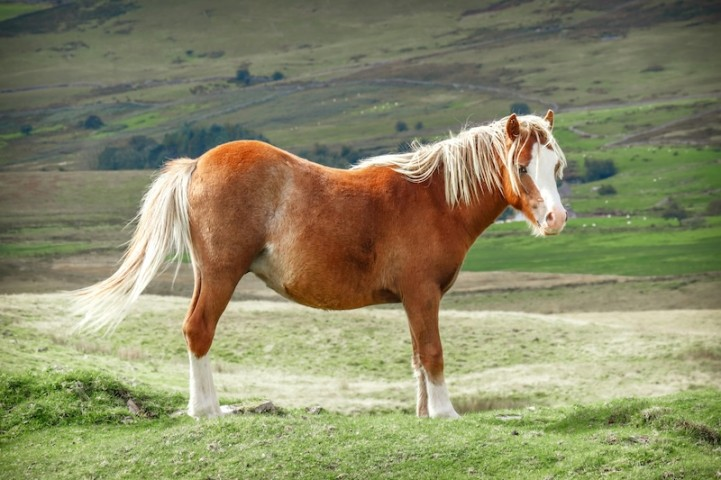
#> input picture Horse.jpg, 721 x 480 px, found by its file name
$ python Jawaban_no_2b.py
#> lines starting #> are read from the running program, lines starting #| are printed output that depends on the picture
import imageio.v3 as img
import numpy as np
import matplotlib.pyplot as plt

def rotateImage(image, degree, pivot='center'):
    radian_deg = np.radians(degree)
    cos_deg, sin_deg = np.cos(radian_deg), np.sin(radian_deg)
    height, width = image.shape[:2]
    max_dim = int(np.sqrt(height**2 + width**2))

    # Menangani gambar RGB (tanpa Alpha Channel)
    if image.shape[-1] == 3:
        extended_image = np.zeros((max_dim, max_dim, 3), dtype=image.dtype)
    else:
        extended_image = np.zeros((max_dim, max_dim, 4), dtype=image.dtype)

    if pivot == 'center':
        origin_y, origin_x = height // 2, width // 2
        offset_y, offset_x = max_dim // 2, max_dim // 2
    elif pivot == 'top-left':
        origin_y, origin_x = 0, 0
        offset_y, offset_x = 0, 0
    else:
        raise ValueError("Pivot must be either 'center' or 'top-left'")

    for y in range(-origin_y, height - origin_y):
        for x in range(-origin_x, width - origin_x):
            newX = int(cos_deg * x - sin_deg * y) + offset_x
            newY = int(sin_deg * x + cos_deg * y) + offset_y
            if 0 <= newX < max_dim and 0 <= newY < max_dim:
                extended_image[newY, newX] = image[y + origin_y, x + origin_x]

    return extended_image

# Mengganti path ke file gambar Anda
image_path = 'D:/Kampus/SEMESTER 5/Pengolahan Citra Digital/Sesi 5 & 6/Horse.jpg'
# Membaca gambar
image = img.imread(image_path)
#> image is the input picture: shape (480, 721, 3); mean R, G, B 138.5, 138.3, 104.2

# Rotasi gambar
rotated_image_center = rotateImage(image, 45, pivot='center')
#> after the loop in rotateImage, `for y in range(-origin_y, height - origin_y):`:
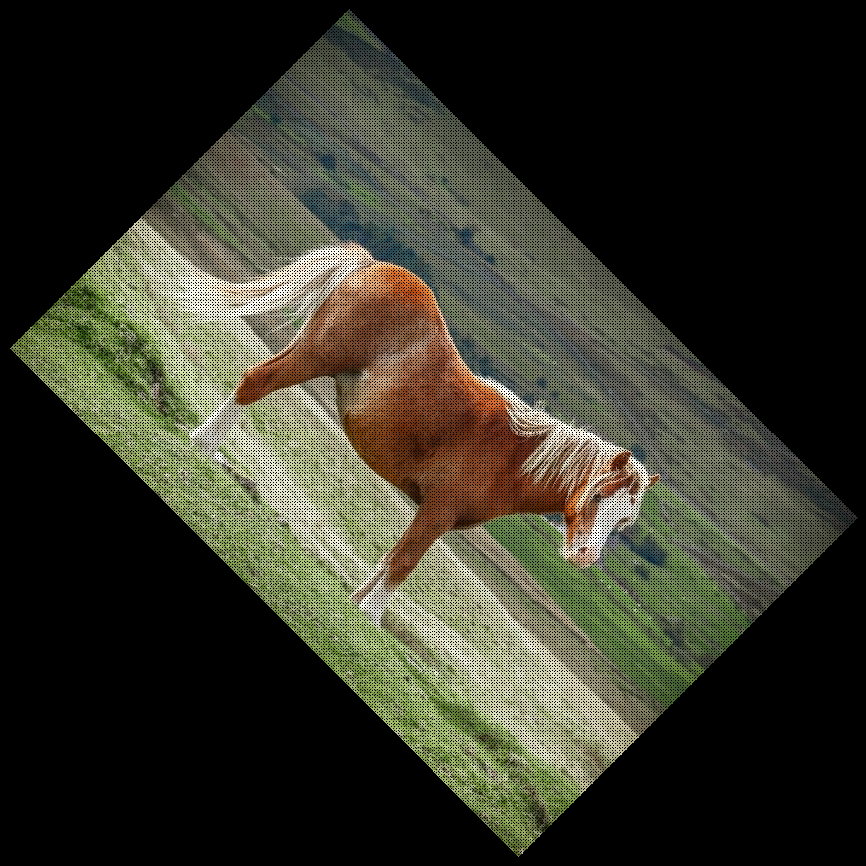
#> extended_image: shape (866, 866, 3); mean R, G, B 52.8, 52.7, 39.7
rotated_image_top_left = rotateImage(image, 45, pivot='top-left')
#> call 2 of rotateImage, with degree = 45, pivot = 'top-left'
#> after the loop in rotateImage (call 2), `for y in range(-origin_y, height - origin_y):`:
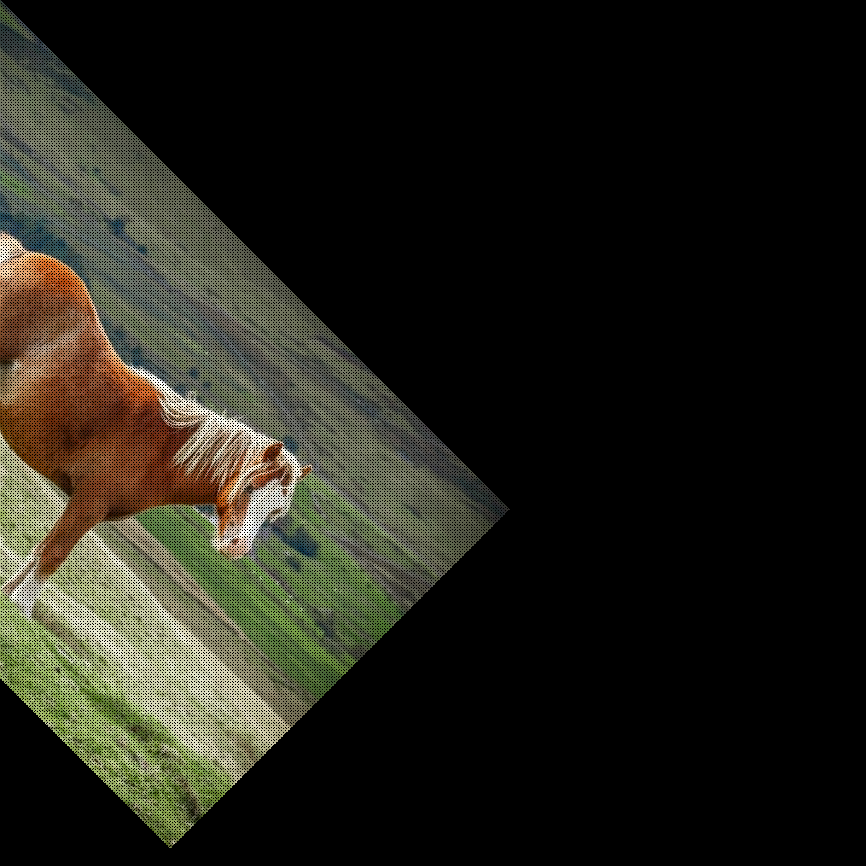
#> extended_image: shape (866, 866, 3); mean R, G, B 33.5, 32.8, 24.8

# Menampilkan hasil
plt.figure(figsize=(15, 5))
plt.subplot(1, 3, 1)
plt.imshow(image)
plt.title("Gambar Asli")
plt.axis('off')

plt.subplot(1, 3, 2)
plt.imshow(rotated_image_center)
plt.title("Rotasi dengan Pivot Center")
plt.axis('off')

plt.subplot(1, 3, 3)
plt.imshow(rotated_image_top_left)
plt.title("Rotasi dengan Pivot Top-Left (0,0)")
plt.axis('off')

plt.show()
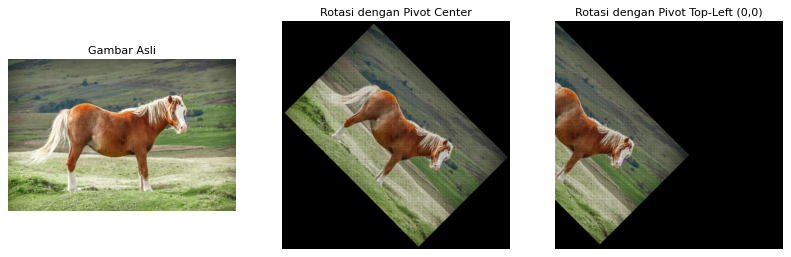
#> figure drawn by matplotlib, 3 panels
